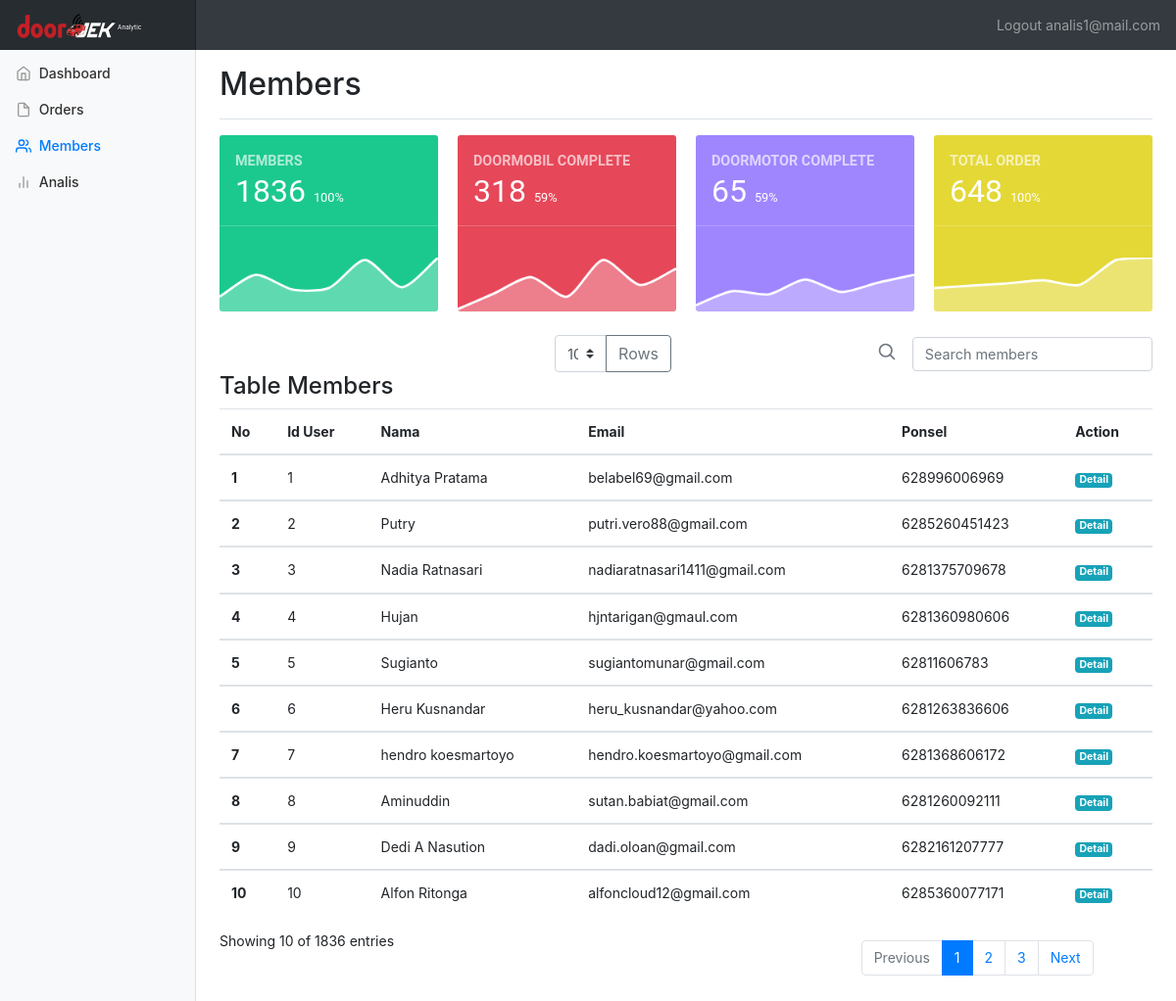
The page /analis/members.php (signed in) on the database its author committed.
### tables this page shows
CREATE TABLE `member` (
  `id_member` int(8) NOT NULL,
  `email` varchar(50) NOT NULL,
  `nama` varchar(256) NOT NULL,
  `alamat` varchar(256) NOT NULL,
  `nohp` char(16) NOT NULL,
  `createdatemember` timestamp NOT NULL DEFAULT CURRENT_TIMESTAMP ON UPDATE CURRENT_TIMESTAMP,
  `password` varchar(256) NOT NULL
);

### analis/members.php (the view, shortened to what this page needs)
<?php include "header.php";?>
    <div class="container-fluid">
      <div class="row">
        <nav class="col-md-2 d-none d-md-block bg-light sidebar">
          <div class="sidebar-sticky">
            <ul class="nav flex-column">
              <li class="nav-item">
                <a class="nav-link" href="index.php">
                  <span data-feather="home"></span>
                  Dashboard <span class="sr-only">(current)</span>
                </a>
              </li>
              <li class="nav-item">
                <a class="nav-link " href="orders.php">
                  <span data-feather="file"></span>
                  Orders
                </a>
              </li>
              <li class="nav-item">
                <a class="nav-link active" href="members.php">
                  <span data-feather="users"></span>
                  Members
                </a>
              </li>
              <li class="nav-item">
                <a class="nav-link" href="analis.php">
                  <span data-feather="bar-chart-2"></span>
                  Analis
                </a>
              </li>
            </ul>
          </div>
        </nav>
        <main role="main" class="col-md-9 ml-sm-auto col-lg-10 pt-3 px-4">
          <div class="d-flex justify-content-between flex-wrap flex-md-nowrap align-items-center pb-2 mb-3 border-bottom">
            <h1 class="h2">Members</h1>
          </div>
          <div class="dh brg">
            <div class="eq fp afd amk asi">
              <div class="brh bpn"><iframe class="chartjs-hidden-iframe" tabindex="-1" style="display: block; overflow: hidden; border: 0px; margin: 0px; top: 0px; left: 0px; bottom: 0px; right: 0px; height: 100%; width: 100%; position: absolute; pointer-events: none; z-index: -1;"></iframe>
                <div class="ago">
                  <span class="bpi"><b>MEMBERS</b></span>
                  <h2 class="bph">
                   <?php echo $jumlahmember ; ?>
                    <small class="bpj bpk">
                    <?php
                      $persen = $jumlahmember /$jumlahmember;
                      $persen2 = round($persen *100);
                      echo $persen2.'%';
                    ?>
                    </small>
                  </h2>
                  <hr class="bpr aei">
                </div>
                <img src="../assets/img/download1.png" class="img-fluid" alt="Responsive image">
              </div>
            </div>
            <div class="eq fp afd amk asi">
              <div class="brh bpq"><iframe class="chartjs-hidden-iframe" tabindex="-1" style="display: block; overflow: hidden; border: 0px; margin: 0px; top: 0px; left: 0px; bottom: 0px; right: 0px; height: 100%; width: 100%; position: absolute; pointer-events: none; z-index: -1;"></iframe>
                <div class="ago">
                  <span class="bpi"><b>DOORMOBIL COMPLETE</b></span>
                  <h2 class="bph">
                    <?php echo $jumlahdoormobil; ?>
                    <small class="bpj bpl">
                      <?php
                      $persen = $jumlahdoormobil /$totaldoormobil;
                      $persen2 = round($persen *100);
                      echo $persen2;
                    ?>%
                    </small>
                  </h2>
                  <hr class="bpr aei">
                </div>
                <img src="../assets/img/download2.png" class="img-fluid" alt="Responsive image">
              </div>
            </div>
            <div class="eq fp afd amk asi">
              <div class="brh bpo"><iframe class="chartjs-hidden-iframe" tabindex="-1" style="display: block; overflow: hidden; border: 0px; margin: 0px; top: 0px; left: 0px; bottom: 0px; right: 0px; height: 100%; width: 100%; position: absolute; pointer-events: none; z-index: -1;"></iframe>
                <div class="ago">
                  <span class="bpi"><b>DOORMOTOR COMPLETE</b></span>
                  <h2 class="bph">
                    <?php echo $jumlahdoormotor; ?>
                    <small class="bpj bpk">
                    <?php
                      $persen = $jumlahdoormotor /$totaldoormotor;
                      $persen2 = round($persen *100);
                      echo $persen2;
                    ?>%
                    </small>
                  </h2>
                  <hr class="bpr aei">
                </div>
                <img src="../assets/img/download3.png"  class="img-fluid" alt="Responsive image">
              </div>
            </div>
            <div class="eq fp afd amk asi">
              <div class="brh bpp"><iframe class="chartjs-hidden-iframe" tabindex="-1" style="display: block; overflow: hidden; border: 0px; margin: 0px; top: 0px; left: 0px; bottom: 0px; right: 0px; height: 100%; width: 100%; position: absolute; pointer-events: none; z-index: -1;"></iframe>
                <div class="ago">
                  <span class="bpi"><b>TOTAL ORDER</b></span>
                  <h2 class="bph">
                    <?php echo $jumlahorder ; ?>
                    <small class="bpj bpl">
                    <?php
                      $persen = $jumlahorder/$jumlahorder;
                      $persen2 = round($persen *100);
                      echo $persen2;
                    ?>%
                    </small>
                  </h2>
                  <hr class="bpr aei">
                </div>
                <img src="../assets/img/download4.png" class="img-fluid" alt="Responsive image">
              </div>
            </div>
          </div>
<div class="row flex-nowrap justify-content-between align-items-center">
          <div class="col-4 pt-1">
          </div>
          <div class="col-4 text-center">
            <form action="<?php $_SERVER['PHP_SELF'];?>" method="POST">
            <div class="input-group col col-lg-6">
            <select name="maxrows" class="custom-select" id="inputGroupSelect04">
              <option value="10">10</option>
            </select>
            <div class="input-group-append">
              <button name="maxrows2" class="btn btn-outline-secondary" type="submit">Rows</button>
            </div>
            </div>
          </form>
          </div>
          <form action="<?php $_SERVER['PHP_SELF'];?>" method="get" class="col-4 d-flex justify-content-end align-items-center">
            <a class="text-muted" href="#">
              <svg xmlns="http://www.w3.org/2000/svg" width="20" height="20" viewBox="0 0 24 24" fill="none" stroke="currentColor" stroke-width="2" stroke-linecap="round" stroke-linejoin="round" class="mx-3"><circle cx="10.5" cy="10.5" r="7.5"></circle><line x1="21" y1="21" x2="15.8" y2="15.8"></line></svg>
            </a>
            <input type="text" class="form-control bsx" name="search" placeholder="Search members">
          </form>
</div>
        <h4>Table Members</h4>
          <div class="table-responsive">
            <table class="table table-hover">
              <thead>
                <tr>
                  <th>No</th>
                  <th>Id User</th>
                  <th>Nama</th>
                  <th>Email</th>
                  <th>Ponsel</th>
                  <th>Action</th>
                </tr>
              </thead>
<?php
$i = 1;
  while($rows = mysqli_fetch_array($query))
  {
                echo '<tbody>';
                echo '<tr>';
                  echo '<th scope="row">'.$i.'</th>';
                  echo '<td>' . $rows['id_member'].'</td>';
                  echo '<td>' . $rows['nama'].'</td>';
                  echo '<td>' . $rows['email'].'</td>';
                  echo '<td>' . $rows['nohp'].'</td>';
                  echo '<td><a href="detailmember.php?code='.$rows["id_member"].'" class="badge badge-info">Detail</a> </td>';
                echo '</tr>';
              echo '</tbody>';
              $i++;
  }
$jumlahsearch = mysqli_num_rows($query);
?>
            </table>
          </div>
<div class="row">
  <div class="col-12 col-md-8">Showing  <?php echo $jumlahsearch ; ?> of  <?php echo $jumlahmember ; ?> entries</div>
  <div class="col-6 col-md-4">
  <nav aria-label="...">
  <ul class="pagination">
    <li class="page-item disabled">
      <a class="page-link" href="#" tabindex="-1">Previous</a>
    </li>
    <li class="page-item active"><a class="page-link" href="#">1</a></li>
    <li class="page-item ">
      <a class="page-link" href="#">2 <span class="sr-only">(current)</span></a>
    </li>
    <li class="page-item"><a class="page-link" href="#">3</a></li>
    <li class="page-item">
      <a class="page-link" href="#">Next</a>
    </li>
  </ul>
</nav>
        </main>
      </div>
    </div>
  </body>
</html>

### dashboard.css (style rules this page uses)
body { font-size: .875rem; }
.feather { width: 16px; height: 16px; vertical-align: text-bottom; }
.sidebar { position: fixed; top: 0; bottom: 0; left: 0; z-index: 100; padding: 0; box-shadow: inset -1px 0 0 rgba(0, 0, 0, .1); }
.sidebar-sticky { position: -webkit-sticky; position: sticky; top: 48px; height: calc(100vh - 48px); padding-top: .5rem; overflow-x: hidden; overflow-y: auto; }
.sidebar .nav-link { font-weight: 500; color: #333; }
.sidebar .nav-link .feather { margin-right: 4px; color: #999; }
.sidebar .nav-link.active { color: #007bff; }
.sidebar .nav-link:hover .feather, .sidebar .nav-link.active .feather { color: inherit; }
.border-bottom { border-bottom: 1px solid #e5e5e5; }
small { font-size: 40%; }
small, .cr { font-size: 40%; font-weight: 400; }
.eq { -webkit-box-flex: 0; -ms-flex: 0 0 50%; flex: 0 0 50%; max-width: 50%; }
.fp { -webkit-box-flex: 0; -ms-flex: 0 0 25%; flex: 0 0 25%; max-width: 25%; }
.afd, .afa { margin-bottom: 1rem !important; }
.amk, .amh { margin-bottom: 1.5rem !important; }
.dk, .dl, .dm, .dn, .do, .dp, .dq, .dr, .ds, .dt, .du, .dv, .dj, .dw, .dx, .dy, .dz, .ea, .eb, .ec, .ed, .ee, .ef, .eg, .eh, .ei, .ej, .ek, .el, .em, .en, .eo, .ep, .eq, .er, .es, .et, .eu, .ev, .ew, .ex, .ey, .ez, .fa, .fb, .fc, .fd, .fe, .ff, .fg, .fh, .fi, .fj, .fk, .fl, .fm, .fn, .fo, .fp, .fq, .fr, .fs, .ft, .fu, .fv, .fw, .fx, .fy, .fz, .ga { position: relative; min-height: 1px; padding-right: 10px; padding-left: 10px; }
.bpn { background-color: rgb(27, 201, 142); }
.bpm, .bpn, .bpo, .bpp, .bpq { color: rgb(255, 255, 255); border-radius: 3px; font-family: Roboto, "Helvetica Neue", Helvetica, Arial, sans-serif; font-size: 0.9rem; font-weight: 300; line-height: 1.5; color: rgb(0, 0, 0); text-align: left; -webkit-tap-highlight-color: transparent; }
.ago { padding: 1rem !important; padding-top: 1rem !important; padding-right: 1rem !important; padding-bottom: 1rem !important; padding-left: 1rem !important; }
div { display: block; }
.bpm, .bpn, .bpo, .bpp, .bpq { color: rgb(255, 255, 255); border-radius: 3px; border-top-left-radius: 3px; border-top-right-radius: 3px; border-bottom-right-radius: 3px; border-bottom-left-radius: 3px; }
.dh { display: flex; flex-wrap: wrap; margin-right: -10px; margin-left: -10px; }
.bpm, .bpn, .bpo, .bpp, .bpq { color: #fff; border-radius: 3px; }
.bpm .bpl, .bpm .bpk, .bpm .bph, .bpn .bpl, .bpn .bpk, .bpn .bph, .bpo .bpl, .bpo .bpk, .bpo .bph, .bpp .bpl, .bpp .bpk, .bpp .bph, .bpq .bpl, .bpq .bpk, .bpq .bph { font-weight: normal; color: inherit; }
.bpm .bpi, .bpn .bpi, .bpo .bpi, .bpp .bpi, .bpq .bpi { font-weight: normal; color: rgba(255, 255, 255, 0.65); }
.bpm .bpr, .bpn .bpr, .bpo .bpr, .bpp .bpr, .bpq .bpr { margin-left: -1rem; margin-right: -1rem; border-top-color: rgba(255, 255, 255, 0.2); }
.bpn { background-color: #1BC98E; }
.bpo { background-color: #9F86FF; }
.bpp { background-color: #E4D836; }
.bpq { background-color: #E64759; }
*::before, *::after { box-sizing: border-box; }
input, textarea, select, button, meter, progress { -webkit-writing-mode: horizontal-tb !important; }
.form-control { display: block; width: 100%; padding: 0.375rem 0.75rem; font-size: 0.9rem; line-height: 1.5; color: #495057; background-color: #fff; background-clip: padding-box; border: 1px solid #ced4da; border-radius: 0.25rem; -webkit-transition: border-color 0.15s ease-in-out, box-shadow 0.15s ease-in-out; transition: border-color 0.15s ease-in-out, box-shadow 0.15s ease-in-out; }
button, input, optgroup, select, textarea { font-family: inherit; }
.page-item { float: right; margin-top: 10px; margin-bottom: 10px; }

### rows shown on the page
member: id_member "1", nama "Adhitya Pratama", email "belabel69@gmail.com", nohp "628996006969"
member: id_member "2", nama "Putry", email "putri.vero88@gmail.com", nohp "6285260451423"
member: id_member "3", nama "Nadia Ratnasari", email "nadiaratnasari1411@gmail.com", nohp "6281375709678"
member: id_member "4", nama "Hujan", email "hjntarigan@gmaul.com", nohp "6281360980606"
member: id_member "5", nama "Sugianto", email "sugiantomunar@gmail.com", nohp "62811606783"
member: id_member "6", nama "Heru Kusnandar", email "heru_kusnandar@yahoo.com", nohp "6281263836606"
member: id_member "7", nama "hendro koesmartoyo", email "hendro.koesmartoyo@gmail.com", nohp "6281368606172"
member: id_member "8", nama "Aminuddin", email "sutan.babiat@gmail.com", nohp "6281260092111"
member: id_member "9", nama "Dedi A Nasution", email "dadi.oloan@gmail.com", nohp "6282161207777"
member: id_member "10", nama "Alfon Ritonga", email "alfoncloud12@gmail.com", nohp "6285360077171"

### other values the page prints
$_SESSION['userSession'] "analis1@mail.com"
$jumlahmember "1836"
$persen2 "100"
$jumlahdoormobil "318"
$persen2 "59"
$jumlahdoormotor "65"
$jumlahorder "648"
$jumlahsearch "10"
